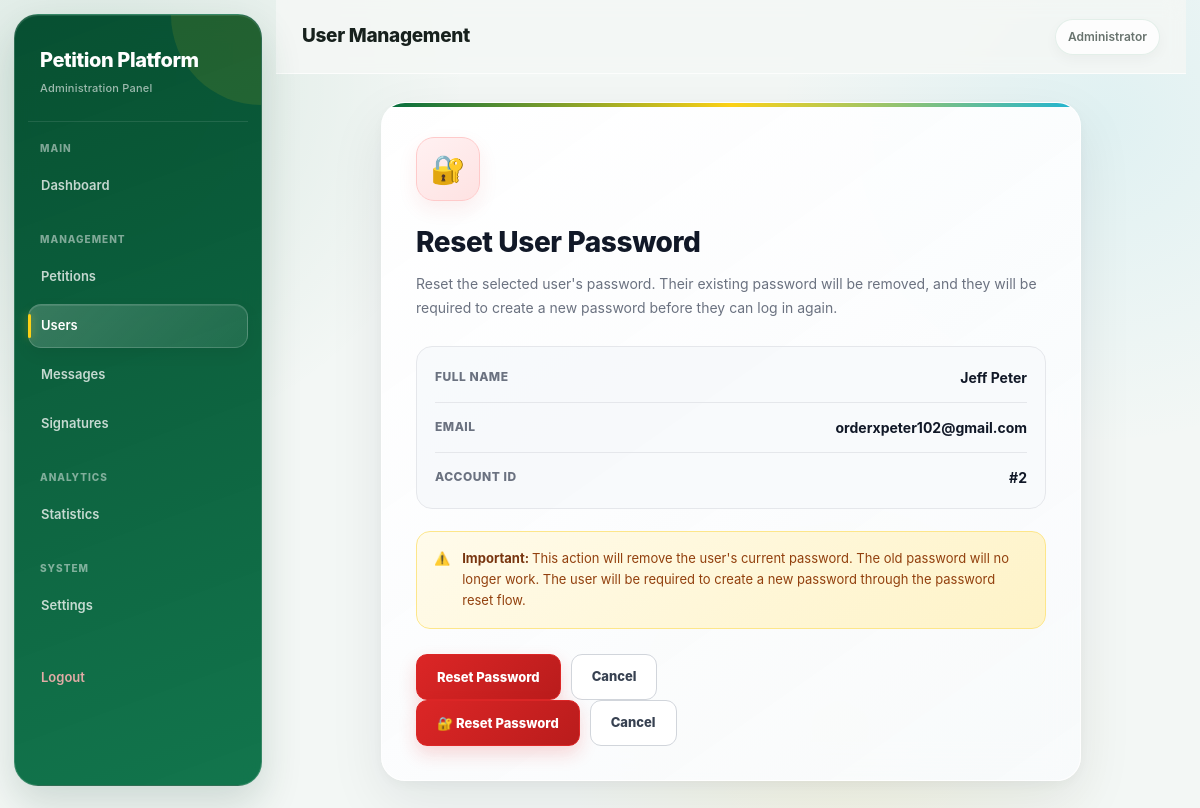
The app's page /admin/admin_user_reset.php?id=2 (signed in) with its own data.
### tables this page shows
CREATE TABLE `users` (
  `id` int(10) unsigned NOT NULL AUTO_INCREMENT,
  `fullname` varchar(100) NOT NULL,
  `email` varchar(150) NOT NULL,
  `google_id` varchar(255) DEFAULT NULL,
  `phone` varchar(30) DEFAULT NULL,
  `country` varchar(100) NOT NULL,
  `password` varchar(255) DEFAULT NULL,
  `password_reset_required` tinyint(1) NOT NULL DEFAULT 0,
  `created_at` timestamp NOT NULL DEFAULT current_timestamp(),
  PRIMARY KEY (`id`),
  UNIQUE KEY `email` (`email`),
  UNIQUE KEY `google_id` (`google_id`)
);

### includes/functions.php (called while the page is built, shortened)
<?php
function e($value)
{
    return htmlspecialchars($value ?? '', ENT_QUOTES, 'UTF-8');
}

### admin/admin_user_reset.php (the view, shortened to what this page needs)
<?php
require_once "../includes/db.php";
require_once "../includes/functions.php";
$user_id = isset($_GET['id'])
    ? (int) $_GET['id']
    : 0;
$stmt = $conn->prepare("
    SELECT
        id,
        fullname,
        email
    FROM users
    WHERE id = ?
    LIMIT 1
");
$stmt->bind_param(
    "i",
    $user_id
);
$stmt->execute();
$result = $stmt->get_result();
$user = $result->fetch_assoc();
?>
<!DOCTYPE html>
<html lang="en">
<head>
    <link
        rel="stylesheet"
        href="css/admin.css"
    >
</head>
<body>
<div class="admin-layout">
    <aside class="admin-sidebar">
        <div class="admin-brand">
            Petition Platform
            <span>
                Administration Panel
            </span>
        </div>
        <div class="admin-menu-title">
            Main
        </div>
        <a href="admin_dashboard.php">
            Dashboard
        </a>
        <div class="admin-menu-title">
            Management
        </div>
        <a href="admin_petitions.php">
            Petitions
        </a>
        <a
            href="admin_users.php"
            class="active"
        >
            Users
        </a>
        <a href="admin_messages.php">
            Messages
        </a>
        <a href="admin_signatures.php">
            Signatures
        </a>
        <div class="admin-menu-title">
            Analytics
        </div>
        <a href="admin_statistics.php">
            Statistics
        </a>
        <div class="admin-menu-title">
            System
        </div>
        <a href="admin_settings.php">
            Settings
        </a>
        <a
            href="admin_logout.php"
            class="admin-logout"
        >
            Logout
        </a>
    </aside>
    <main class="admin-main">
        <header class="admin-topbar">
            <h2>
                User Management
            </h2>
            <div class="admin-user">
                Administrator
            </div>
        </header>
        <div class="admin-content">
            <div class="reset-page">
                <div class="reset-card">
                    <div class="reset-icon">
                        🔐
                    </div>
                    <h1>
                        Reset User Password
                    </h1>
                    <p class="reset-description">
                        Reset the selected user's password.
                        Their existing password will be removed,
                        and they will be required to create a new
                        password before they can log in again.
                    </p>
                    <div class="user-info">
                        <div class="user-info-row">
                            <div class="user-info-label">
                                Full Name
                            </div>
                            <div class="user-info-value">
                                <?= e(
                                    $user['fullname']
                                    ?: 'Unnamed User'
                                ) ?>
                            </div>
                        </div>
                        <div class="user-info-row">
                            <div class="user-info-label">
                                Email
                            </div>
                            <div class="user-info-value">
                                <?= e(
                                    $user['email']
                                ) ?>
                            </div>
                        </div>
                        <div class="user-info-row">
                            <div class="user-info-label">
                                Account ID
                            </div>
                            <div class="user-info-value">
                                #<?= (int) $user['id'] ?>
                            </div>
                        </div>
                    </div>
                    <div class="warning">
                        <div>
                            ⚠️
                        </div>
                        <div>
                            <strong>
                                Important:
                            </strong>
                            This action will remove the user's
                            current password. The old password
                            will no longer work.
                            The user will be required to create a
                            new password through the password
                            reset flow.
                        </div>
                    </div>
                        <form
                            method="POST"
                            action=""
                            onsubmit="return confirm('Are you sure you want to reset this user\'s password? The old password will no longer work.');"
                        >
                                <div class="actions">
                                    <button
                                        type="submit"
                                        class="button button-reset"
                                    >
                                        Reset Password
                                    </button>
                                    <a
                                        href="admin_user_view.php?id=<?= (int) $user['id'] ?>"
                                        class="button button-cancel"
                                    >
                                        Cancel
                                    </a>
                                </div>
                            </form>
                        <div class="actions">
                            <button
                                type="submit"
                                class="button button-reset"
                            >
                                🔐 Reset Password
                            </button>
                            <a
                                href="admin_user_view.php?id=<?= (int) $user['id'] ?>"
                                class="button button-cancel"
                            >
                                Cancel
                            </a>
                        </div>
                </div>
            </div>
        </div>
    </main>
</div>
</body>
</html>

### admin/css/admin.css (style rules this page uses)
* { box-sizing: border-box; }
html, body { margin: 0; padding: 0; min-height: 100%; }
html { scroll-behavior: smooth; }
body { font-family: Inter, -apple-system, BlinkMacSystemFont, "Segoe UI", Arial, Helvetica, sans-serif; background: radial-gradient( circle at 8% 10%, rgba(0, 107, 63, 0.10), transparent 28% ), radial-gradient( circle at 92% 15%, rgba(30, 180, 212, 0.09), transparent 25% ), radial-gradient( circle at 70% 90%, rgba(252, 209, 22, 0.08), transparent 25% ), #f3f7f5; color: #17211d; font-size: 14px; line-height: 1.5; -webkit-font-smoothing: antialiased; text-rendering: optimizeLegibility; }
a { color: inherit; }
button, input, select, textarea { font-family: inherit; }
button { border: 0; }
.admin-layout { min-height: 100vh; }
.admin-sidebar { position: fixed; top: 14px; left: 14px; width: 248px; height: calc(100vh - 28px); padding: 20px 13px; overflow-y: auto; z-index: 1000; color: #ffffff; background: linear-gradient( 160deg, rgba(0, 74, 43, 0.97), rgba(0, 107, 63, 0.93) ); border: 1px solid rgba(255, 255, 255, 0.16); border-radius: 24px; box-shadow: 0 18px 40px rgba(0, 63, 38, 0.16), inset 0 1px 0 rgba(255, 255, 255, 0.10); backdrop-filter: blur(12px); -webkit-backdrop-filter: blur(12px); scrollbar-width: thin; scrollbar-color: rgba(255, 255, 255, 0.20) transparent; }
.admin-sidebar::before { content: ""; position: absolute; width: 180px; height: 180px; right: -90px; top: -90px; border-radius: 50%; background: rgba(252, 209, 22, 0.10); pointer-events: none; }
.admin-brand { position: relative; padding: 10px 12px 24px; font-size: 20px; font-weight: 800; letter-spacing: -0.4px; border-bottom: 1px solid rgba(255, 255, 255, 0.10); }
.admin-brand span { display: block; margin-top: 5px; color: rgba(255, 255, 255, 0.60); font-size: 11px; font-weight: 500; letter-spacing: 0.2px; }
.admin-menu-title { padding: 19px 12px 8px; color: rgba(255, 255, 255, 0.48); font-size: 10px; font-weight: 800; text-transform: uppercase; letter-spacing: 1px; }
.admin-sidebar a { position: relative; display: flex; align-items: center; gap: 11px; min-height: 44px; padding: 10px 12px; margin-bottom: 5px; border: 1px solid transparent; border-radius: 13px; color: rgba(255, 255, 255, 0.76); text-decoration: none; font-size: 13px; font-weight: 600; transition: background 0.18s ease, color 0.18s ease, transform 0.18s ease, border-color 0.18s ease; }
.admin-sidebar a.active { background: linear-gradient( 135deg, rgba(255, 255, 255, 0.18), rgba(255, 255, 255, 0.08) ); border-color: rgba(255, 255, 255, 0.16); color: #ffffff; box-shadow: 0 6px 16px rgba(0, 0, 0, 0.07), inset 0 1px 0 rgba(255, 255, 255, 0.10); }
.admin-sidebar a.active::before { content: ""; position: absolute; left: -1px; top: 9px; bottom: 9px; width: 3px; border-radius: 999px; background: #fcd116; box-shadow: 0 0 8px rgba(252, 209, 22, 0.45); }
.admin-sidebar .admin-logout { margin-top: 28px; color: rgba(255, 180, 180, 0.88); }
.admin-main { min-height: 100vh; margin-left: 276px; padding-right: 14px; }
.admin-topbar { position: sticky; top: 0; z-index: 900; min-height: 74px; padding: 0 26px; display: flex; align-items: center; justify-content: space-between; gap: 20px; background: rgba(243, 247, 245, 0.92); border-bottom: 1px solid rgba(255, 255, 255, 0.72); backdrop-filter: blur(10px); -webkit-backdrop-filter: blur(10px); }
.admin-topbar h1, .admin-topbar h2 { margin: 0; color: #17211d; font-size: 19px; font-weight: 800; letter-spacing: -0.3px; }
.admin-user { display: inline-flex; align-items: center; gap: 8px; padding: 8px 12px; border: 1px solid rgba(0, 107, 63, 0.10); border-radius: 999px; background: rgba(255, 255, 255, 0.82); color: #68736e; font-size: 12px; font-weight: 600; box-shadow: 0 5px 14px rgba(0, 0, 0, 0.035); }
.admin-content { padding: 28px; }
* { scrollbar-width: thin; scrollbar-color: rgba(0, 107, 63, 0.25) transparent; }

### records on screen
users: fullname "Jeff Peter", email "orderxpeter102@gmail.com", id "2"
